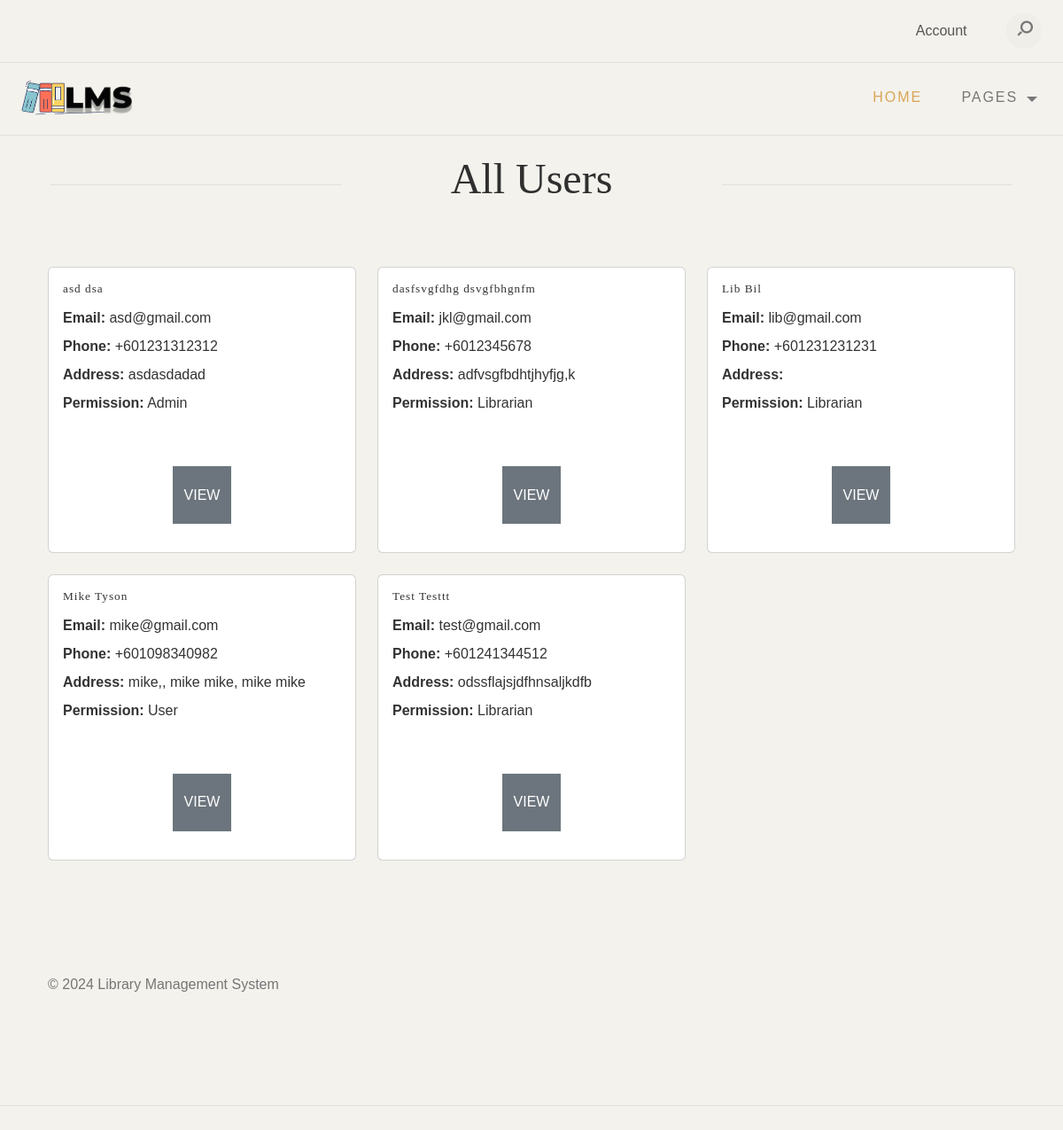
Screenshot of /all_users.php with the database file from the repository.
### tables this page shows
CREATE TABLE `users` (
  `UserID` int(11) NOT NULL,
  `FirstName` varchar(100) DEFAULT NULL,
  `LastName` varchar(100) DEFAULT NULL,
  `Password` varchar(255) DEFAULT NULL,
  `Email` varchar(100) DEFAULT NULL,
  `Phone` varchar(15) DEFAULT NULL,
  `Address` varchar(255) DEFAULT NULL,
  `MembershipDate` date DEFAULT NULL,
  `Permission` varchar(15) NOT NULL,
  `Image` varchar(255) DEFAULT NULL
);

### all_users.php (the view, shortened to what this page needs)
<?php
include_once("database/db.php");
$queryUsers = "
    SELECT u.UserID, CONCAT(u.FirstName, ' ', u.LastName) AS FullName, u.Email, u.Permission, u.Phone, u.Address
    FROM users u
    ORDER BY FullName ASC";
$resultUsers = mysqli_query($conn, $queryUsers);
?>
<!DOCTYPE html>
<html lang="en">
<head>
    <link href="https://cdn.jsdelivr.net/npm/bootstrap@5.3.1/dist/css/bootstrap.min.css" rel="stylesheet"
>
    <link rel="stylesheet" type="text/css" href="css/normalize.css">
    <link rel="stylesheet" type="text/css" href="icomoon/icomoon.css">
    <link rel="stylesheet" type="text/css" href="css/vendor.css">
    <link rel="stylesheet" type="text/css" href="style.css">
</head>
<body data-bs-spy="scroll" data-bs-target="#header" tabindex="0">
    <?php include 'header.php'; ?>
    <section id="all-users" class="users-section">
        <div class="container">
            <div class="row">
                <div class="col-md-12">
                    <div class="section-header align-center">
                        <h2 class="section-title">All Users</h2>
                    </div>
                    <div class="row">
                        <?php while ($user = mysqli_fetch_assoc($resultUsers)): ?>
                            <div class="col-md-4 mb-4">
                                <div class="card">
                                    <div class="card-body">
                                        <h5 class="card-title"><?php echo htmlspecialchars($user['FullName']); ?></h5>
                                        <p class="card-text">
                                            <strong>Email:</strong> <?php echo htmlspecialchars($user['Email']); ?><br>
                                            <strong>Phone:</strong> <?php echo htmlspecialchars($user['Phone']); ?><br>
                                            <strong>Address:</strong> <?php echo htmlspecialchars($user['Address']); ?><br>
                                            <strong>Permission:</strong>
                                            <?php
                                            if ($user['Permission'] == '1') {
                                                echo "Admin";
                                            } elseif ($user['Permission'] == '3') {
                                                echo "Librarian";
                                            } else {
                                                echo "User";
                                            }
                                            ?>
                                        </p>
                                        <div class="text-center">
                                            <?php if ($_SESSION['Permission'] == '1') { ?>
                                                <button class="btn btn-primary"
                                                        onclick="window.location.href='edit_user.php?UserID=<?php echo $user['UserID']; ?>'">
                                                    Edit
                                                </button>
                                                <button class="btn btn-danger"
                                                        onclick="if(confirm('Are you sure you want to delete this user?')) { window.location.href='delete_user.php?UserID=<?php echo $user['UserID']; ?>'; }">
                                                    Delete
                                                </button>
                                            <?php } else { ?>
                                                <button class="btn btn-secondary"
                                                        onclick="alert('You do not have permission to perform this action.');">
                                                    View
                                                </button>
                                            <?php } ?>
                                        </div>
                                    </div>
                                </div>
                            </div>
                        <?php endwhile; ?>
                    </div>
                </div>
            </div>
        </div>
    </section>
    <?php include 'footer.php'; ?>
</body>
</html>

### header.php (shortened to what this page needs)
<div id="header-wrap">
<div class="top-content">
	<div class="container-fluid">
		<div class="row">
			<div class="col-md-6">
			</div>
			<div class="col-md-6">
				<div class="right-element">
					<a href="<?php echo isset($_SESSION['UserID']) ? 'account.php?UserID=' . $_SESSION['UserID'] : '#'; ?>"  class="user-account for-buy"
						<?php if (!isset($_SESSION['UserID'])): ?>
							onclick="alert('You haven\'t logged in'); window.location.href = 'login.php'; return false;"
						<?php endif; ?>
					>
						Account
					</a>
					<div class="action-menu">
						<div class="search-bar">
							<a href="#" class="search-button search-toggle" data-selector="#header-wrap">
								<i class="icon icon-search"></i>
							</a>
							<form role="search" method="get" class="search-box">
								<input class="search-field text search-input" placeholder="Search" type="search">
							</form>
						</div>
					</div>
				</div>
			</div>
		</div>
	</div>
</div>
<header id="header">
			<div class="container-fluid">
				<div class="row">
					<div class="col-md-2">
						<div class="main-logo">
							<a href="index.php"><img style="width:125px;" src="images/logo.png" alt="logo"></a>
						</div>
					</div>
					<div class="col-md-10">
						<nav id="navbar">
							<div class="main-menu stellarnav">
								<ul class="menu-list">
									<li class="menu-item active"><a href="index.php">Home</a></li>
									<li class="menu-item has-sub">
										<a href="#pages" class="nav-link">Pages</a>
									</li>
								</ul>
							</div>
						</nav>
					</div>
				</div>
			</div>
		</header>

### footer.php
<footer id="footer">
		<div class="container">
			<div class="row">
				<div class="col-md-12">
					<div class="copyright">
						<div class="row">
							<div class="col-md-12">
								<p>© 2024 Library Management System</p>
							</div>
						</div>
					</div>
				</div>
			</div>
		</div>
</footer>

### icomoon/icomoon.css (style rules this page uses)
[class^="icon-"], [class*=" icon-"] { font-family: 'icomoon' !important; speak: never; font-style: normal; font-weight: normal; font-variant: normal; text-transform: none; line-height: 1; -webkit-font-smoothing: antialiased; -moz-osx-font-smoothing: grayscale; }
.icon-search:before { content: "\e905"; }

### rows the page displays
users: FullName "asd dsa", Email "asd@gmail.com", Phone "+601231312312", Address "asdasdadad", Permission "Admin"
users: FullName "dasfsvgfdhg dsvgfbhgnfm", Email "jkl@gmail.com", Phone "+6012345678", Address "adfvsgfbdhtjhyfjg,k", Permission "Librarian"
users: FullName "Lib Bil", Email "lib@gmail.com", Phone "+601231231231", Permission "Librarian"
users: FullName "Mike Tyson", Email "mike@gmail.com", Phone "+601098340982", Address "mike,, mike mike, mike mike", Permission "User"
users: FullName "Test Testtt", Email "test@gmail.com", Phone "+601241344512", Address "odssflajsjdfhnsaljkdfb", Permission "Librarian"
